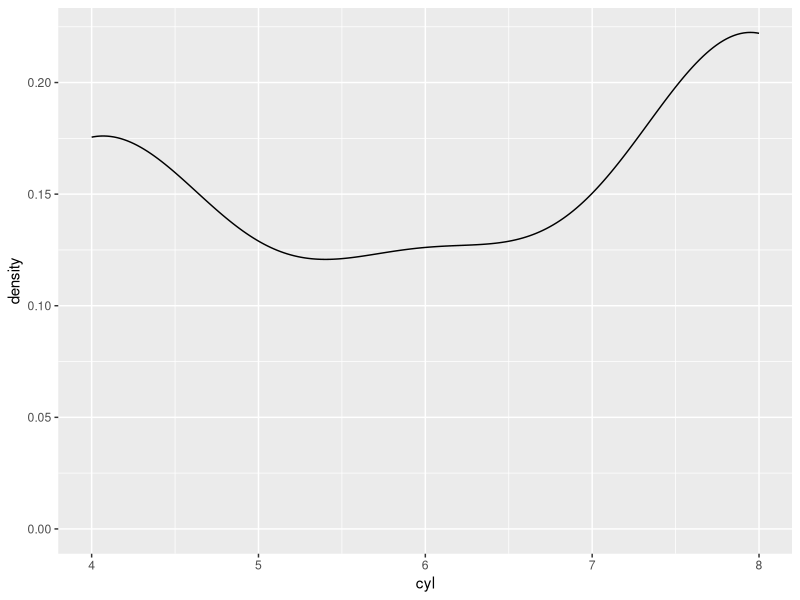

Write R code to recreate this figure.
## ---- chunk 1
library(tidyverse)
## ---- chunk 2
bare_to_quo <- function(x, var){
  x %>% select(!!var) %>% head(1)
}
bare_to_quo(mtcars, quo(cyl))
## ---- chunk 3
bare_to_quo_in_func <- function(x, var) {
  var_enq <- enquo(var)
  x %>% select(!!var_enq) %>% head(1)
}
bare_to_quo_in_func(mtcars, mpg)
## ---- chunk 4
bare_to_name <- function(x, nm) {
  nm_name <- quo_name(nm)
  x %>% mutate(!!nm_name := 42) %>% head(1) %>% 
    select(!!nm)
}
bare_to_name(mtcars, quo(this_is_42))
## ---- chunk 5
quo_to_text <- function(x, var) {
  var_enq <- enquo(var)
  ggplot(x, aes_string(rlang::quo_text(var_enq))) + geom_density()
}
quo_to_text(mtcars, cyl)
## ---- chunk 6
char_to_quo <- function(x, var) {
  var_enq <- rlang::sym(var)
  x %>% select(!!var_enq) %>% head(1)
}
char_to_quo(mtcars, "vs")
## ---- chunk 7
bare_to_quo_mult <- function(x, ...) {
  grouping <- quos(...)
  x %>% group_by(!!!grouping) %>% summarise(nr = n())
}
bare_to_quo_mult(mtcars, vs, cyl)
## ---- chunk 8
bare_to_quo_mult_chars <- function(x, ...) {
  grouping <- rlang::syms(...)
  x %>% group_by(!!!grouping) %>% summarise(nr = n())
}
bare_to_quo_mult_chars(mtcars, list("vs", "cyl"))
## ---- chunk 9
filter_func <- function(x, filter_exp) {
  filter_exp_enq <- enquo(filter_exp)
  x %>% filter(!!filter_exp_enq)
}
filter_func(mtcars, hp == 93)
